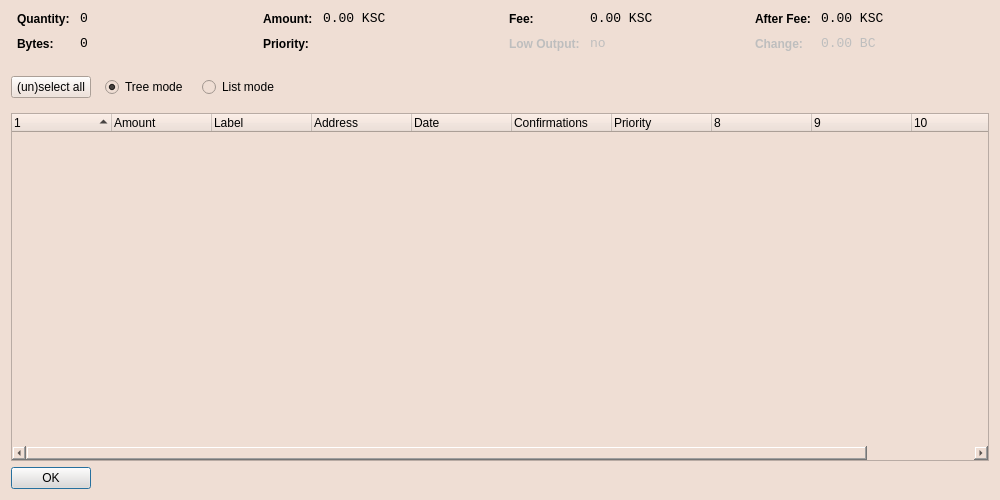
<?xml version="1.0" encoding="UTF-8"?>
<ui version="4.0">
 <class>CoinControlDialog</class>
 <widget class="QDialog" name="CoinControlDialog">
  <property name="geometry">
   <rect>
    <x>0</x>
    <y>0</y>
    <width>1000</width>
    <height>500</height>
   </rect>
  </property>
  <property name="windowTitle">
   <string>Coin Control</string>
  </property>
  <property name="styleSheet">
   <string notr="true">background-color:rgb(239, 222, 212)</string>
  </property>
  <layout class="QVBoxLayout" name="verticalLayout">
   <item>
    <layout class="QHBoxLayout" name="horizontalLayoutTop" stretch="0,0,0,0">
     <property name="topMargin">
      <number>0</number>
     </property>
     <property name="bottomMargin">
      <number>10</number>
     </property>
     <item>
      <layout class="QFormLayout" name="formLayoutCoinControl1">
       <property name="horizontalSpacing">
        <number>10</number>
       </property>
       <property name="verticalSpacing">
        <number>10</number>
       </property>
       <property name="leftMargin">
        <number>6</number>
       </property>
       <property name="rightMargin">
        <number>6</number>
       </property>
       <item row="0" column="0">
        <widget class="QLabel" name="labelCoinControlQuantityText">
         <property name="styleSheet">
          <string notr="true">font-weight:bold;</string>
         </property>
         <property name="text">
          <string>Quantity:</string>
         </property>
        </widget>
       </item>
       <item row="0" column="1">
        <widget class="QLabel" name="labelCoinControlQuantity">
         <property name="font">
          <font>
           <family>Monospace</family>
           <pointsize>10</pointsize>
          </font>
         </property>
         <property name="cursor">
          <cursorShape>IBeamCursor</cursorShape>
         </property>
         <property name="contextMenuPolicy">
          <enum>Qt::ActionsContextMenu</enum>
         </property>
         <property name="text">
          <string notr="true">0</string>
         </property>
         <property name="textInteractionFlags">
          <set>Qt::LinksAccessibleByMouse|Qt::TextSelectableByKeyboard|Qt::TextSelectableByMouse</set>
         </property>
        </widget>
       </item>
       <item row="1" column="0">
        <widget class="QLabel" name="labelCoinControlBytesText">
         <property name="styleSheet">
          <string notr="true">font-weight:bold;</string>
         </property>
         <property name="text">
          <string>Bytes:</string>
         </property>
        </widget>
       </item>
       <item row="1" column="1">
        <widget class="QLabel" name="labelCoinControlBytes">
         <property name="font">
          <font>
           <family>Monospace</family>
           <pointsize>10</pointsize>
          </font>
         </property>
         <property name="cursor">
          <cursorShape>IBeamCursor</cursorShape>
         </property>
         <property name="contextMenuPolicy">
          <enum>Qt::ActionsContextMenu</enum>
         </property>
         <property name="text">
          <string notr="true">0</string>
         </property>
         <property name="textInteractionFlags">
          <set>Qt::LinksAccessibleByMouse|Qt::TextSelectableByKeyboard|Qt::TextSelectableByMouse</set>
         </property>
        </widget>
       </item>
      </layout>
     </item>
     <item>
      <layout class="QFormLayout" name="formLayoutCoinControl2">
       <property name="horizontalSpacing">
        <number>10</number>
       </property>
       <property name="verticalSpacing">
        <number>10</number>
       </property>
       <property name="leftMargin">
        <number>6</number>
       </property>
       <property name="rightMargin">
        <number>6</number>
       </property>
       <item row="0" column="0">
        <widget class="QLabel" name="labelCoinControlAmountText">
         <property name="styleSheet">
          <string notr="true">font-weight:bold;</string>
         </property>
         <property name="text">
          <string>Amount:</string>
         </property>
        </widget>
       </item>
       <item row="0" column="1">
        <widget class="QLabel" name="labelCoinControlAmount">
         <property name="font">
          <font>
           <family>Monospace</family>
           <pointsize>10</pointsize>
          </font>
         </property>
         <property name="cursor">
          <cursorShape>IBeamCursor</cursorShape>
         </property>
         <property name="contextMenuPolicy">
          <enum>Qt::ActionsContextMenu</enum>
         </property>
         <property name="text">
          <string notr="true">0.00 KSC</string>
         </property>
         <property name="textInteractionFlags">
          <set>Qt::LinksAccessibleByMouse|Qt::TextSelectableByKeyboard|Qt::TextSelectableByMouse</set>
         </property>
        </widget>
       </item>
       <item row="1" column="0">
        <widget class="QLabel" name="labelCoinControlPriorityText">
         <property name="styleSheet">
          <string notr="true">font-weight:bold;</string>
         </property>
         <property name="text">
          <string>Priority:</string>
         </property>
        </widget>
       </item>
       <item row="1" column="1">
        <widget class="QLabel" name="labelCoinControlPriority">
         <property name="font">
          <font>
           <family>Monospace</family>
           <pointsize>10</pointsize>
          </font>
         </property>
         <property name="cursor">
          <cursorShape>IBeamCursor</cursorShape>
         </property>
         <property name="contextMenuPolicy">
          <enum>Qt::ActionsContextMenu</enum>
         </property>
         <property name="text">
          <string/>
         </property>
         <property name="textInteractionFlags">
          <set>Qt::LinksAccessibleByMouse|Qt::TextSelectableByKeyboard|Qt::TextSelectableByMouse</set>
         </property>
        </widget>
       </item>
      </layout>
     </item>
     <item>
      <layout class="QFormLayout" name="formLayoutCoinControl3">
       <property name="horizontalSpacing">
        <number>10</number>
       </property>
       <property name="verticalSpacing">
        <number>10</number>
       </property>
       <property name="leftMargin">
        <number>6</number>
       </property>
       <property name="rightMargin">
        <number>6</number>
       </property>
       <item row="0" column="0">
        <widget class="QLabel" name="labelCoinControlFeeText">
         <property name="styleSheet">
          <string notr="true">font-weight:bold;</string>
         </property>
         <property name="text">
          <string>Fee:</string>
         </property>
        </widget>
       </item>
       <item row="0" column="1">
        <widget class="QLabel" name="labelCoinControlFee">
         <property name="font">
          <font>
           <family>Monospace</family>
           <pointsize>10</pointsize>
          </font>
         </property>
         <property name="cursor">
          <cursorShape>IBeamCursor</cursorShape>
         </property>
         <property name="contextMenuPolicy">
          <enum>Qt::ActionsContextMenu</enum>
         </property>
         <property name="text">
          <string notr="true">0.00 KSC</string>
         </property>
         <property name="textInteractionFlags">
          <set>Qt::LinksAccessibleByMouse|Qt::TextSelectableByKeyboard|Qt::TextSelectableByMouse</set>
         </property>
        </widget>
       </item>
       <item row="1" column="0">
        <widget class="QLabel" name="labelCoinControlLowOutputText">
         <property name="enabled">
          <bool>false</bool>
         </property>
         <property name="styleSheet">
          <string notr="true">font-weight:bold;</string>
         </property>
         <property name="text">
          <string>Low Output:</string>
         </property>
        </widget>
       </item>
       <item row="1" column="1">
        <widget class="QLabel" name="labelCoinControlLowOutput">
         <property name="enabled">
          <bool>false</bool>
         </property>
         <property name="font">
          <font>
           <family>Monospace</family>
           <pointsize>10</pointsize>
          </font>
         </property>
         <property name="cursor">
          <cursorShape>IBeamCursor</cursorShape>
         </property>
         <property name="contextMenuPolicy">
          <enum>Qt::ActionsContextMenu</enum>
         </property>
         <property name="text">
          <string notr="true">no</string>
         </property>
         <property name="textInteractionFlags">
          <set>Qt::LinksAccessibleByMouse|Qt::TextSelectableByKeyboard|Qt::TextSelectableByMouse</set>
         </property>
        </widget>
       </item>
      </layout>
     </item>
     <item>
      <layout class="QFormLayout" name="formLayoutCoinControl4">
       <property name="horizontalSpacing">
        <number>10</number>
       </property>
       <property name="verticalSpacing">
        <number>10</number>
       </property>
       <property name="leftMargin">
        <number>6</number>
       </property>
       <property name="rightMargin">
        <number>6</number>
       </property>
       <item row="0" column="0">
        <widget class="QLabel" name="labelCoinControlAfterFeeText">
         <property name="styleSheet">
          <string notr="true">font-weight:bold;</string>
         </property>
         <property name="text">
          <string>After Fee:</string>
         </property>
        </widget>
       </item>
       <item row="0" column="1">
        <widget class="QLabel" name="labelCoinControlAfterFee">
         <property name="font">
          <font>
           <family>Monospace</family>
           <pointsize>10</pointsize>
          </font>
         </property>
         <property name="cursor">
          <cursorShape>IBeamCursor</cursorShape>
         </property>
         <property name="contextMenuPolicy">
          <enum>Qt::ActionsContextMenu</enum>
         </property>
         <property name="text">
          <string notr="true">0.00 KSC</string>
         </property>
         <property name="textInteractionFlags">
          <set>Qt::LinksAccessibleByMouse|Qt::TextSelectableByKeyboard|Qt::TextSelectableByMouse</set>
         </property>
        </widget>
       </item>
       <item row="1" column="0">
        <widget class="QLabel" name="labelCoinControlChangeText">
         <property name="enabled">
          <bool>false</bool>
         </property>
         <property name="styleSheet">
          <string notr="true">font-weight:bold;</string>
         </property>
         <property name="text">
          <string>Change:</string>
         </property>
        </widget>
       </item>
       <item row="1" column="1">
        <widget class="QLabel" name="labelCoinControlChange">
         <property name="enabled">
          <bool>false</bool>
         </property>
         <property name="font">
          <font>
           <family>Monospace</family>
           <pointsize>10</pointsize>
          </font>
         </property>
         <property name="cursor">
          <cursorShape>IBeamCursor</cursorShape>
         </property>
         <property name="contextMenuPolicy">
          <enum>Qt::ActionsContextMenu</enum>
         </property>
         <property name="text">
          <string notr="true">0.00 BC</string>
         </property>
         <property name="textInteractionFlags">
          <set>Qt::LinksAccessibleByMouse|Qt::TextSelectableByKeyboard|Qt::TextSelectableByMouse</set>
         </property>
        </widget>
       </item>
      </layout>
     </item>
    </layout>
   </item>
   <item>
    <widget class="QFrame" name="frame">
     <property name="minimumSize">
      <size>
       <width>0</width>
       <height>40</height>
      </size>
     </property>
     <property name="frameShape">
      <enum>QFrame::StyledPanel</enum>
     </property>
     <property name="frameShadow">
      <enum>QFrame::Sunken</enum>
     </property>
     <widget class="QWidget" name="horizontalLayoutWidget">
      <property name="geometry">
       <rect>
        <x>0</x>
        <y>0</y>
        <width>981</width>
        <height>41</height>
       </rect>
      </property>
      <layout class="QHBoxLayout" name="horizontalLayoutPanel" stretch="0,0,0,0">
       <property name="spacing">
        <number>14</number>
       </property>
       <item>
        <widget class="QPushButton" name="pushButtonSelectAll">
         <property name="sizePolicy">
          <sizepolicy hsizetype="Maximum" vsizetype="Fixed">
           <horstretch>0</horstretch>
           <verstretch>0</verstretch>
          </sizepolicy>
         </property>
         <property name="text">
          <string>(un)select all</string>
         </property>
        </widget>
       </item>
       <item>
        <widget class="QRadioButton" name="radioTreeMode">
         <property name="sizePolicy">
          <sizepolicy hsizetype="Maximum" vsizetype="Fixed">
           <horstretch>0</horstretch>
           <verstretch>0</verstretch>
          </sizepolicy>
         </property>
         <property name="text">
          <string>Tree mode</string>
         </property>
         <property name="checked">
          <bool>true</bool>
         </property>
        </widget>
       </item>
       <item>
        <widget class="QRadioButton" name="radioListMode">
         <property name="sizePolicy">
          <sizepolicy hsizetype="Maximum" vsizetype="Fixed">
           <horstretch>0</horstretch>
           <verstretch>0</verstretch>
          </sizepolicy>
         </property>
         <property name="text">
          <string>List mode</string>
         </property>
        </widget>
       </item>
       <item>
        <spacer name="horizontalSpacer">
         <property name="orientation">
          <enum>Qt::Horizontal</enum>
         </property>
         <property name="sizeHint" stdset="0">
          <size>
           <width>40</width>
           <height>20</height>
          </size>
         </property>
        </spacer>
       </item>
      </layout>
     </widget>
    </widget>
   </item>
   <item>
    <widget class="CoinControlTreeWidget" name="treeWidget">
     <property name="contextMenuPolicy">
      <enum>Qt::CustomContextMenu</enum>
     </property>
     <property name="sortingEnabled">
      <bool>false</bool>
     </property>
     <property name="columnCount">
      <number>11</number>
     </property>
     <attribute name="headerShowSortIndicator" stdset="0">
      <bool>true</bool>
     </attribute>
     <attribute name="headerStretchLastSection">
      <bool>false</bool>
     </attribute>
     <column>
      <property name="text">
       <string/>
      </property>
     </column>
     <column>
      <property name="text">
       <string>Amount</string>
      </property>
     </column>
     <column>
      <property name="text">
       <string>Label</string>
      </property>
     </column>
     <column>
      <property name="text">
       <string>Address</string>
      </property>
     </column>
     <column>
      <property name="text">
       <string>Date</string>
      </property>
     </column>
     <column>
      <property name="text">
       <string>Confirmations</string>
      </property>
      <property name="toolTip">
       <string>Confirmed</string>
      </property>
     </column>
     <column>
      <property name="text">
       <string>Priority</string>
      </property>
     </column>
     <column>
      <property name="text">
       <string/>
      </property>
     </column>
     <column>
      <property name="text">
       <string/>
      </property>
     </column>
     <column>
      <property name="text">
       <string/>
      </property>
     </column>
     <column>
      <property name="text">
       <string/>
      </property>
     </column>
    </widget>
   </item>
   <item>
    <widget class="QDialogButtonBox" name="buttonBox">
     <property name="sizePolicy">
      <sizepolicy hsizetype="Maximum" vsizetype="Fixed">
       <horstretch>0</horstretch>
       <verstretch>0</verstretch>
      </sizepolicy>
     </property>
     <property name="orientation">
      <enum>Qt::Horizontal</enum>
     </property>
     <property name="standardButtons">
      <set>QDialogButtonBox::Ok</set>
     </property>
    </widget>
   </item>
  </layout>
 </widget>
 <customwidgets>
  <customwidget>
   <class>CoinControlTreeWidget</class>
   <extends>QTreeWidget</extends>
   <header>coincontroltreewidget.h</header>
  </customwidget>
 </customwidgets>
 <resources/>
 <connections/>
</ui>
